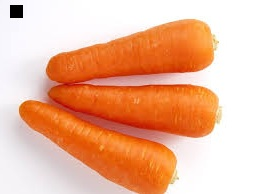
#> input picture simple_pics/carrot_marked.jpg, 259 x 194 px, found by its file name
$ python rect_get.py
#> lines starting #> are read from the running program, lines starting #| are printed output that depends on the picture; after the words box and inside, x2 and y2 are one past the last pixel; in counts of white or black regions, pixels touching at a corner belong together
import cv2

# 画像を読み込む
img = cv2.imread(r"E:\sotsuken\simple_pics\carrot_marked.jpg")
#> img is the input picture: shape (194, 259, 3); mean B, G, R 153.2, 183, 237.6

# グレースケール化
gray = cv2.cvtColor(img, cv2.COLOR_BGR2GRAY)
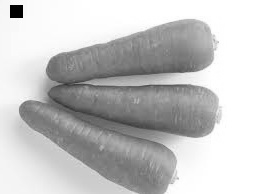
#> gray: shape (194, 259); min 0, max 255, mean 195.9

# 二値化
_, thresh = cv2.threshold(gray, 128, 255, cv2.THRESH_BINARY)
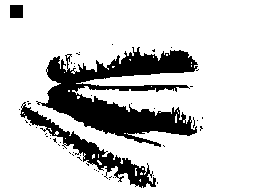
#> thresh: shape (194, 259); 81.8% white; 50 black regions (47 under 20 px), largest, box (x1, y1, x2, y2) and area: (36, 47, 198, 147) 6925, (20, 102, 156, 188) 1942, (10, 5, 23, 18) 169

# 輪郭抽出
contours, _ = cv2.findContours(thresh, cv2.RETR_EXTERNAL, cv2.CHAIN_APPROX_SIMPLE)
#> contours = [[[0, 0], [0, 193], [258, 193], [258, 0]]]

for cnt in contours:
    # 矩形の位置とサイズを取得
    x, y, w, h = cv2.boundingRect(cnt)
    print(f"位置: ({x}, {y}), サイズ: ({w} x {h})")
#> this loop made 1 pass
#> (cnt, x, y, w, h) on pass 1: ([[0, 0], [0, 193], [258, 193], [258, 0]], 0, 0, 259, 194)
#| 位置: (0, 0), サイズ: (259 x 194)
